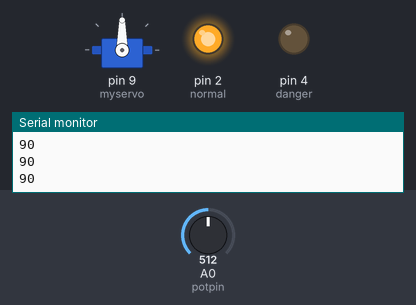
The sketch below on a simulated Arduino Uno, built with avr-gcc and run on an emulated ATmega328P. Shown: servo, output pins drawn as LEDs (lit = HIGH), the last lines printed to the serial monitor. The inputs (shaded band) are chosen by the test bench; at power-on: A0 (potpin) = 512.

Above: at 1.3 s.
1.4 s: A0 (potpin) set to 716
At 2.2 s:
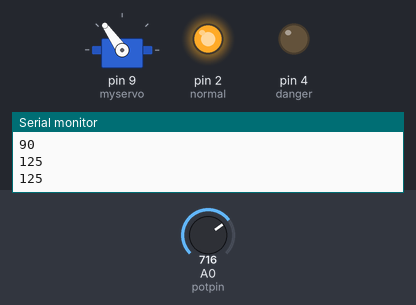
3.0 s: A0 (potpin) set to 900
At 3.4 s:
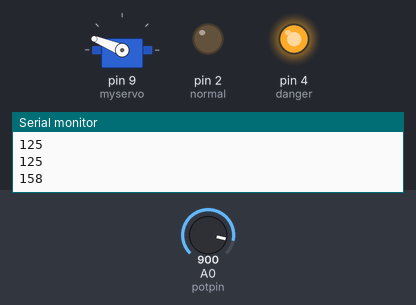
4.5 s: A0 (potpin) set to 1023
At 5.7 s:
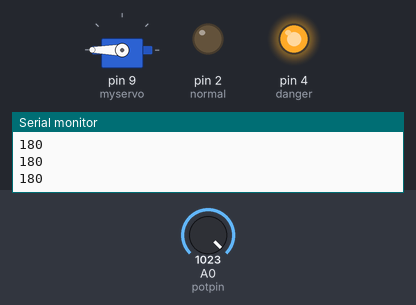
6.0 s: A0 (potpin) set to 306
At 7.0 s:
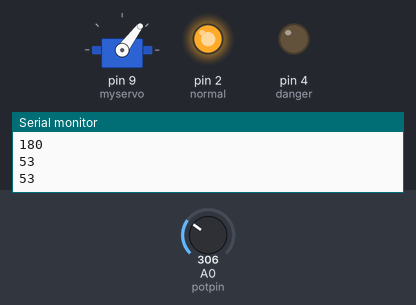
7.5 s: A0 (potpin) set to 140
At 8.2 s:
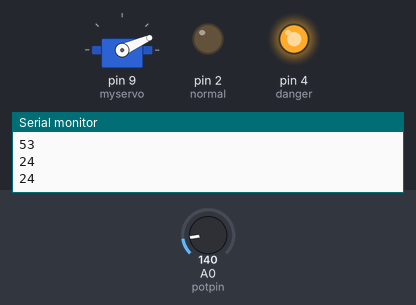
9.0 s: A0 (potpin) set to 20
At 9.3 s:
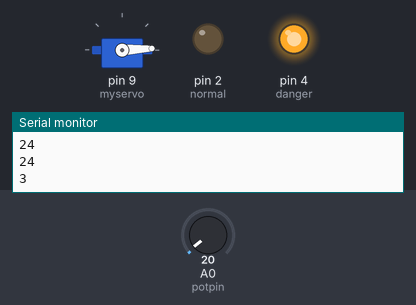
Timing chart, 0 to 11.5 s (numbered marks = the images above; inputs shaded):
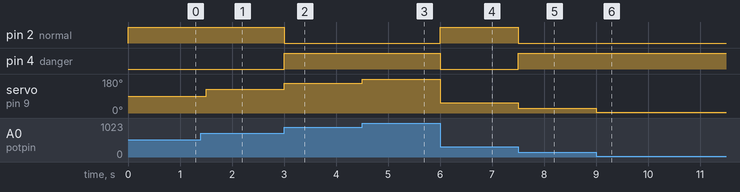

The sketch:

Knob_warningLED.ino
```cpp
//knob

#include <Servo.h>

Servo myservo;  // create Servo object to control a servo

int potpin = A0;  // analog pin used to connect the potentiometer
int val;    // variable to read the value from the analog pin

int normal = 2;
int danger = 4;

void setup() {
  myservo.attach(9);  // attaches the servo on pin 9 to the Servo object
  pinMode(normal, OUTPUT);
  pinMode(danger, OUTPUT);

  Serial.begin(9600);
}

void loop() {
  val = analogRead(potpin);            // reads the value of the potentiometer (value between 0 and 1023)
  val = map(val, 0, 1023, 0, 180);     // scale it for use with the servo (value between 0 and 180)

  if (val >= 30 && val <= 150) {
    digitalWrite(normal, HIGH);
    digitalWrite(danger, LOW);
  }

   else {
    digitalWrite(normal, LOW);
    digitalWrite(danger, HIGH);
   }

  myservo.write(val);                  // sets the servo position according to the scaled value
  //delay(15);                           // waits for the servo to get there

  Serial.println(val);
  delay(500);

}
```

Measured:
- after the input at 1.4 s, servo on pin 9 (myservo): 90° → 125° after 0.10 s
- after the input at 3.0 s, pin 2 (normal): HIGH → LOW at once; pin 4 (danger): LOW → HIGH at once; servo on pin 9 (myservo): 125° → 158° at once
- after the input at 4.5 s, servo on pin 9 (myservo): 158° → 180° at once
- after the input at 6.0 s, pin 2 (normal): LOW → HIGH at once; pin 4 (danger): HIGH → LOW at once; servo on pin 9 (myservo): 180° → 53° at once
- after the input at 7.5 s, pin 2 (normal): HIGH → LOW at once; pin 4 (danger): LOW → HIGH at once; servo on pin 9 (myservo): 53° → 24° at once
- after the input at 9.0 s, servo on pin 9 (myservo): 24° → 3° at once
